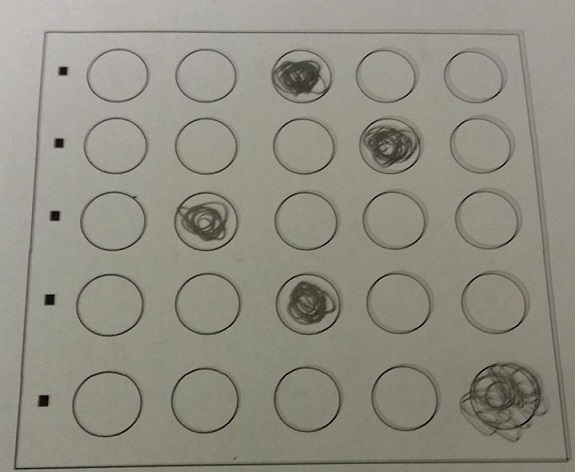
//> input picture MutilplechoiceQuestion/MutilplechoiceQuestion/example.jpg, 575 x 472 px
$ ./MutilplechoiceQuestion   (built with g++ and OpenCV 4)
//> lines starting //> are read from the running program, lines starting //| are printed output that depends on the picture; after the words box and inside, x2 and y2 are one past the last pixel; in counts of white or black regions, pixels touching at a corner belong together
#include <opencv2/highgui/highgui.hpp>
#include <opencv2/imgproc/imgproc.hpp>
#include <iostream>
#include <vector>
#include <algorithm>

using namespace cv;
using namespace std;

cv::Point2f computeIntersect(cv::Vec4i a, cv::Vec4i b)
{
	int x1 = a[0], y1 = a[1], x2 = a[2], y2 = a[3];
	int x3 = b[0], y3 = b[1], x4 = b[2], y4 = b[3];

	if (float d = ((float)(x1 - x2) * (y3 - y4)) - ((y1 - y2) * (x3 - x4)))
	{
		cv::Point2f pt;
		pt.x = ((x1*y2 - y1*x2) * (x3 - x4) - (x1 - x2) * (x3*y4 - y3*x4)) / d;
		pt.y = ((x1*y2 - y1*x2) * (y3 - y4) - (y1 - y2) * (x3*y4 - y3*x4)) / d;
		return pt;
	}
	else
		return cv::Point2f(-1, -1);
}

bool comparatorCircleY(Vec3f a, Vec3f b)
{
	return a[1] < b[1];
}

bool comparatorCircleX(Vec3f a, Vec3f b)
{
	return a[0] < b[0];
}

bool comparator2(double a, double b) {
	return a<b;
}
bool comparator3(Vec3f a, Vec3f b) {
	return a[0]<b[0];
}

bool comparator(Point2f a, Point2f b) {
	return a.x<b.x;
}
void sortCorners(std::vector<cv::Point2f>& corners, cv::Point2f center)
{
	std::vector<cv::Point2f> top, bot;
	for (int i = 0; i < corners.size(); i++)
	{
		if (corners[i].y < center.y)
			top.push_back(corners[i]);
		else
			bot.push_back(corners[i]);
	}

	sort(top.begin(), top.end(), comparator);
	sort(bot.begin(), bot.end(), comparator);

	cv::Point2f tl = top[0];
	cv::Point2f tr = top[top.size() - 1];
	cv::Point2f bl = bot[0];
	cv::Point2f br = bot[bot.size() - 1];
	corners.clear();
	corners.push_back(tl);
	corners.push_back(tr);
	corners.push_back(br);
	corners.push_back(bl);
}

int main()
{
	Mat img;
	img = imread("example.jpg", CV_LOAD_IMAGE_GRAYSCALE);
//> img: 472 rows x 575 cols, CV_8UC1; min 0, max 197, mean 142

	//namedWindow("Before");
	namedWindow("After");
	//imshow("Before", img);
	GaussianBlur(img, img, Size(3, 3), 0);
	adaptiveThreshold(img, img, 255, CV_ADAPTIVE_THRESH_MEAN_C, CV_THRESH_BINARY, 75, 10);
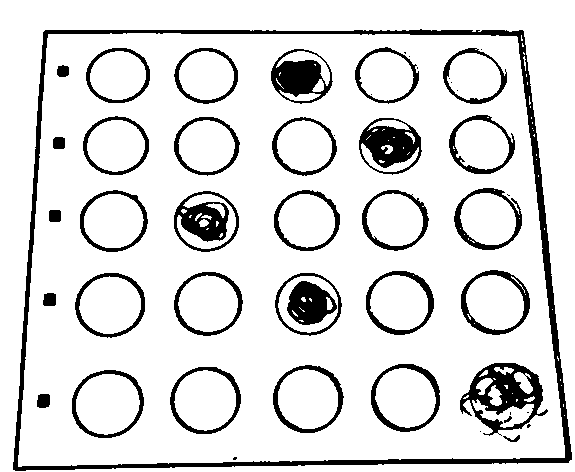
//> img: 472 rows x 575 cols, CV_8UC1; 86.9% white; 49 black regions (15 under 20 px), largest, box (x1, y1, x2, y2) and area: (13, 29, 572, 471) 8935, (460, 363, 548, 436) 2615, (359, 118, 422, 175) 1959
	bitwise_not(img, img);

	Mat img2;
	cvtColor(img, img2, CV_GRAY2BGR);
	Mat imgColor;
	cvtColor(img, imgColor, CV_GRAY2BGR);
	vector<Vec4i> lines;
	HoughLinesP(img, lines, 1, CV_PI/180, 80, 400, 10);
//> lines = 12 lines (x1, y1, x2, y2), first 8: [13, 468, 571, 459], [44, 31, 523, 31], [13, 466, 464, 459], [14, 469, 45, 30], [522, 30, 567, 462], [43, 32, 523, 32], [16, 469, 47, 30], [521, 30, 566, 462]
	for (int i = 0; i < lines.size(); i++)
	{
		Vec4i points = lines[i];
		line(imgColor, Point(points[0], points[1]), Point(points[2], points[3]), Scalar(0, 0, 255), 3, CV_AA);
	}
//> this loop made 12 passes
//> points on passes 1 to 12: [13, 468, 571, 459], [44, 31, 523, 31], [13, 466, 464, 459], [14, 469, 45, 30], [522, 30, 567, 462], [43, 32, 523, 32], [16, 469, 47, 30], [521, 30, 566, 462], [14, 467, 44, 33], [524, 37, 568, 457], [15, 469, 46, 34], [20, 467, 571, 458]
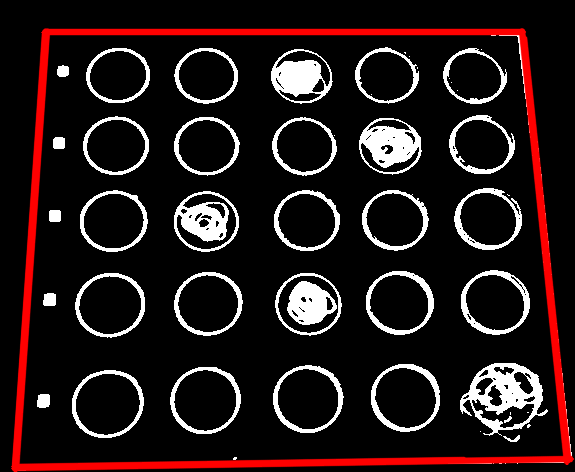
//> imgColor: 472 rows x 575 cols, CV_8UC3; mean B, G, R 25.3, 25.3, 38.2
	//imshow("After", imgColor);
	vector<Point2f> vCorners;
	for (int i = 0; i < lines.size(); i++)
	{
		for (int j = i+1; j < lines.size(); j++)
		{
			Point2f p = computeIntersect(lines[i], lines[j]);
			if (p.x >= 0 && p.y >= 0 && p.x < img.cols && p.y < img.rows)
			{
				vCorners.push_back(p);
			}
		}
	}
//> this loop made 12 passes
//> after the loop, vCorners = 35 Points (x, y), first 12: [14.07, 468], [566.7, 459.1], [16.07, 467.9], [565.7, 459.1], [13.93, 468], [568.2, 459], [15.07, 468], [44.93, 31], [522.1, 31], [46.93, 31], [521.1, 31], [44.14, 31]
	Point2f pCenter;
	for (int i = 0; i < vCorners.size(); i++)
	{
		pCenter += vCorners[i];
	}
//> this loop made 35 passes
//> pCenter on passes 1 to 12: Point(14.07, 468), Point(580.8, 927.1), Point(596.8, 1395), Point(1162.5, 1854.1), Point(1176.5, 2322.1), Point(1744.7, 2781.1), Point(1759.8, 3249.1), Point(1804.7, 3280.1), Point(2326.8, 3311.1), Point(2373.7, 3342.1), Point(2894.8, 3373.1), Point(2939, 3404.1)
	pCenter *= (1.0 / vCorners.size());
//> pCenter = Point(250.8, 290.5)
	sortCorners(vCorners, pCenter);
//> the loop in sortCorners, `for (int i = 0; i < corners.size(); i++)` made 35 passes
//> in sortCorners, `sort(top.begin(), top.end(), comparator);`: top = 14 Points (x, y), first 12: [44.07, 32], [44.14, 31], [44.86, 32], [44.93, 31], [46.14, 32], [46.21, 31], [46.86, 32], [46.93, 31], [521.1, 31], [521.2, 32], [522.1, 31], [522.2, 32]
//> in sortCorners, `sort(bot.begin(), bot.end(), comparator);`: bot = 21 Points (x, y), first 12: [13.93, 468], [13.99, 467.1], [14.07, 466], [14.07, 468], [14.13, 467.1], [14.21, 466], [15.07, 468], [15.14, 467.1], [15.22, 466], [16.07, 467.9], [16.14, 467.1], [16.22, 465.9]
//> in sortCorners, `cv::Point2f tl = top[0];`: tl = Point(44.07, 32)
//> in sortCorners, `cv::Point2f tr = top[top.size() - 1];`: tr = Point(523.5, 32)
//> in sortCorners, `cv::Point2f bl = bot[0];`: bl = Point(13.93, 468)
//> in sortCorners, `cv::Point2f br = bot[bot.size() - 1];`: br = Point(568.2, 459)
//> in sortCorners, `corners.push_back(tl);`: corners = 1 Point (x, y): [44.07, 32]
//> in sortCorners, `corners.push_back(tr);`: corners = 2 Points (x, y): [44.07, 32], [523.5, 32]
//> in sortCorners, `corners.push_back(br);`: corners = 3 Points (x, y): [44.07, 32], [523.5, 32], [568.2, 459]
//> in sortCorners, `corners.push_back(bl);`: corners = 4 Points (x, y): [44.07, 32], [523.5, 32], [568.2, 459], [13.93, 468]
//> vCorners has the same summary as corners in sortCorners

	Rect r = boundingRect(vCorners);
//> r = Rect(13, 32, 556, 436)
	Mat quad = Mat::zeros(r.height, r.width, CV_8UC3);
//> quad: 436 rows x 556 cols, CV_8UC3; every value is 0
	vector<Point2f> vQuad_Pts;

	vQuad_Pts.push_back(Point2f(0, 0));
	vQuad_Pts.push_back(Point2f(quad.cols, 0));
//> vQuad_Pts = 2 Points (x, y): [0, 0], [556, 0]
	vQuad_Pts.push_back(Point2f(quad.cols, quad.rows));
	vQuad_Pts.push_back(Point2f(0, quad.rows));
	Mat tranMtx = getPerspectiveTransform(vCorners, vQuad_Pts);
//> tranMtx = [[1.15, 0.0795, -53.25], [2.5e-16, 1.17, -37.43], [-3.74e-05, 0.000364, 1]]
	warpPerspective(img2, quad, tranMtx, quad.size());
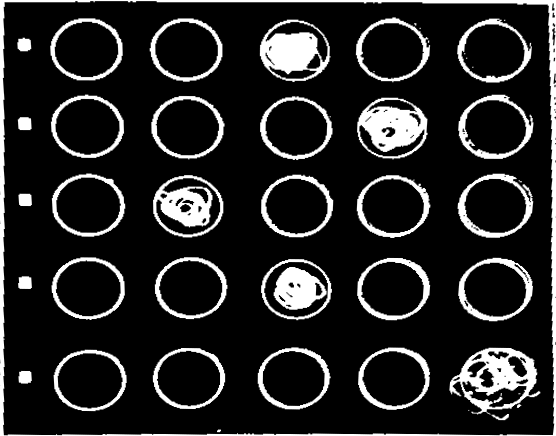
//> quad: 436 rows x 556 cols, CV_8UC3; min 0, max 255, mean 37
	imshow("After", quad);
	Mat cImg;
	Mat cImgBinary;
	cvtColor(quad, cImg, CV_BGR2GRAY);
	//imshow("After", quad);
	adaptiveThreshold(cImg, cImgBinary, 255, CV_ADAPTIVE_THRESH_MEAN_C, CV_THRESH_BINARY, 75, 10);
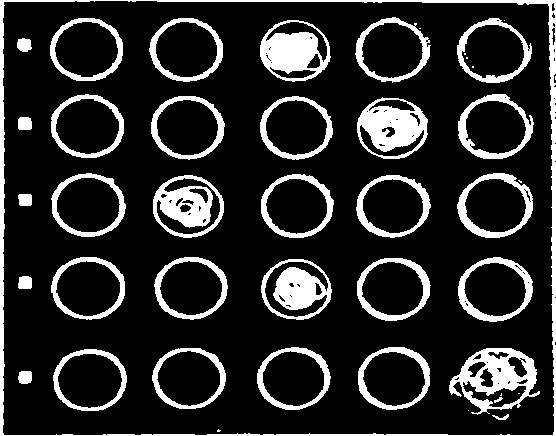
//> cImgBinary: 436 rows x 556 cols, CV_8UC1; 16.6% white; 44 white regions (11 under 20 px), largest, box (x1, y1, x2, y2) and area: (0, 0, 556, 436) 5639, (449, 348, 540, 415) 2694, (357, 97, 428, 159) 2545
	vector<Vec3f> circles;
	//imshow("After", cImg);
	HoughCircles(cImg, circles, CV_HOUGH_GRADIENT, 1, cImg.rows / 8, 75, 60);
//> circles = 25 circles (x, y, radius), first 12: [389.5, 50.5, 32.7], [297.5, 52.5, 29.4], [292.5, 290.5, 28.5], [494.5, 53.5, 29.2], [91.5, 375.5, 34.9], [496.5, 199.5, 33], [292.5, 128.5, 32.1], [186.5, 45.5, 31.6], [186.5, 129.5, 31], [495.5, 286.5, 29.7], [391.5, 290.5, 29.4], [392.5, 206.5, 30.5]
	sort(circles.begin(), circles.end(), comparatorCircleY);
//> circles = 25 items, first 12: [186.5, 45.5, 31.6], [389.5, 50.5, 32.7], [297.5, 52.5, 29.4], [85.5, 53.5, 32.1], [494.5, 53.5, 29.2], [85.5, 122.5, 34.3], [496.5, 127.5, 30.8], [292.5, 128.5, 32.1], [397.5, 128.5, 29.4], [186.5, 129.5, 31], [496.5, 199.5, 33], [85.5, 202.5, 29.4]
	for (size_t i = 0; i < circles.size(); i++) {
		Point center(cvRound(circles[i][0]), cvRound(circles[i][1]));
		circle(quad, center, circles[i][2], Scalar(0, 255, 0), -1, 8, 0);
	}
//> this loop made 25 passes
//> center on passes 1 to 12: Point(186, 46), Point(390, 50), Point(298, 52), Point(86, 54), Point(494, 54), Point(86, 122), Point(496, 128), Point(292, 128), Point(398, 128), Point(186, 130), Point(496, 200), Point(86, 202)
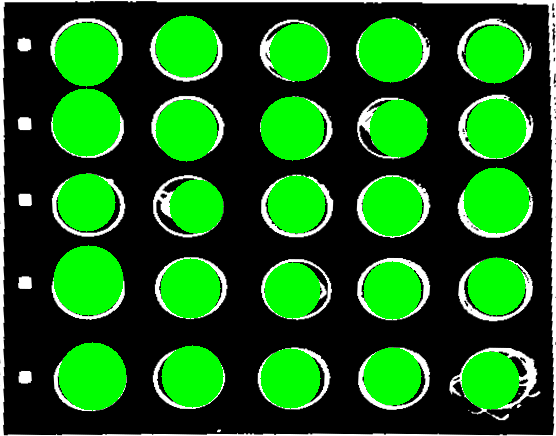
//> quad: 436 rows x 556 cols, CV_8UC3; mean B, G, R 22.1, 98.7, 22.1
	imshow("quad", quad);
	vector<vector<Vec3f>> vCircles(5);
	int nY = circles[0][1];
//> nY = 45
	int nRow = 0;
	for (int i = 0; i < circles.size(); i++)
	{
		if (circles[i][1] + circles[i][2] / 2 > nY && circles[i][1] - circles[i][2] / 2 < nY)
		{
			vCircles[nRow].push_back(circles[i]);
		}
		else
		{
			nRow++;
			vCircles[nRow].push_back(circles[i]);
			nY = circles[i][1];
		}
	}
//> this loop made 25 passes
//> nY on passes 6, 11, 16, 21: 122, 199, 280, 375
//> after the loop, nRow = 4
	for (int i = 0; i < vCircles.size(); i++)
	{
		sort(vCircles[i].begin(), vCircles[i].end(), comparatorCircleX);
		cout << "Question " << i;
		int nCurMax = 0;
		for (int j = 0; j < vCircles[i].size(); j++)
		{
			Vec3f circle = vCircles[i][j];
			int x = circle[0];
			int y = circle[1];
			int r = circle[2];
			Mat subMat = cImg(Rect(x - r, y - r, 2 * r, 2 * r));
			int nNonZero = countNonZero(subMat);
			int nSize = subMat.size().width * subMat.size().height;
			double d = (double)countNonZero(subMat) / (subMat.size().width * subMat.size().height);
			if (d > 0.3)
			{
				cout << " answer : " << char('A' + j);
			}
		}
		cout << endl;
	}
	//imshow("After", quad);
	waitKey(0);
	return 0;
}
